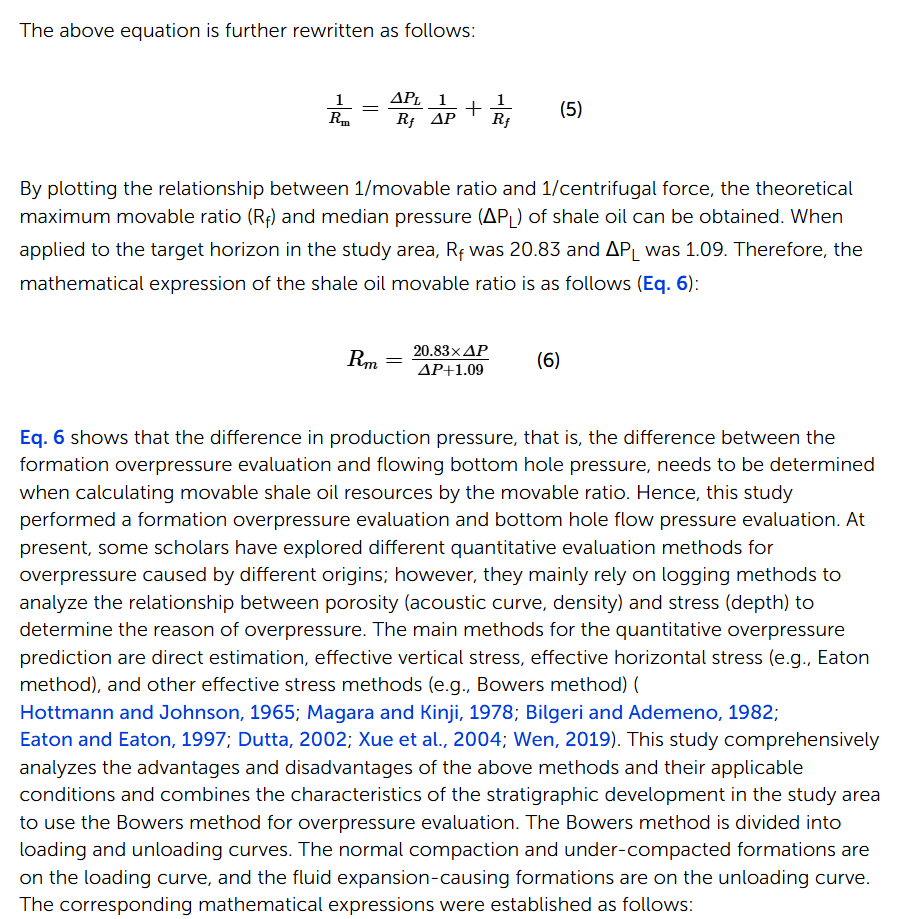
#> input picture docs/12983e2a-d0e0-43a3-ab99-10a19dffc76f.png, 920 x 919 px, found by its file name
$ python _fig3_ascii.py
#> lines starting #> are read from the running program, lines starting #| are printed output that depends on the picture
# ============================================================
# UFPF → MUFPF 更名通知
# ============================================================
# 本文件属于 Universal Fixed Point Framework (UFPF)。
# 该框架已计划更名为 Meta-Universal Fixed-Point Functorial Framework (MUFPF)。
# 更名计划详见：roadmap/mu_renaming_plan.md
#
# 原因：UFPF 缩写与 IEEE 生物图像识别框架冲突，影响学术检索。
# 新名称 MUFPF 具有全球唯一性，且更好地体现框架的元数学特性。
#
# 本文件中 UFPF 相关引用数量：0
# 更名将在计划确认后统一执行，当前代码不做修改。
# ============================================================

#!/usr/bin/env python3
# -*- coding: utf-8 -*-
"""第三张截图整体 ASCII 布局。"""
import numpy as np
from PIL import Image

im = Image.open(r"e:\workspace\hyper-resolution\docs\12983e2a-d0e0-43a3-ab99-10a19dffc76f.png").convert("RGB")
#> im is the input picture: PIL image 920x919 RGB; mean R, G, B 238.1, 238.4, 239.6
a = np.asarray(im).astype(int)
R, G, B = a[:, :, 0], a[:, :, 1], a[:, :, 2]
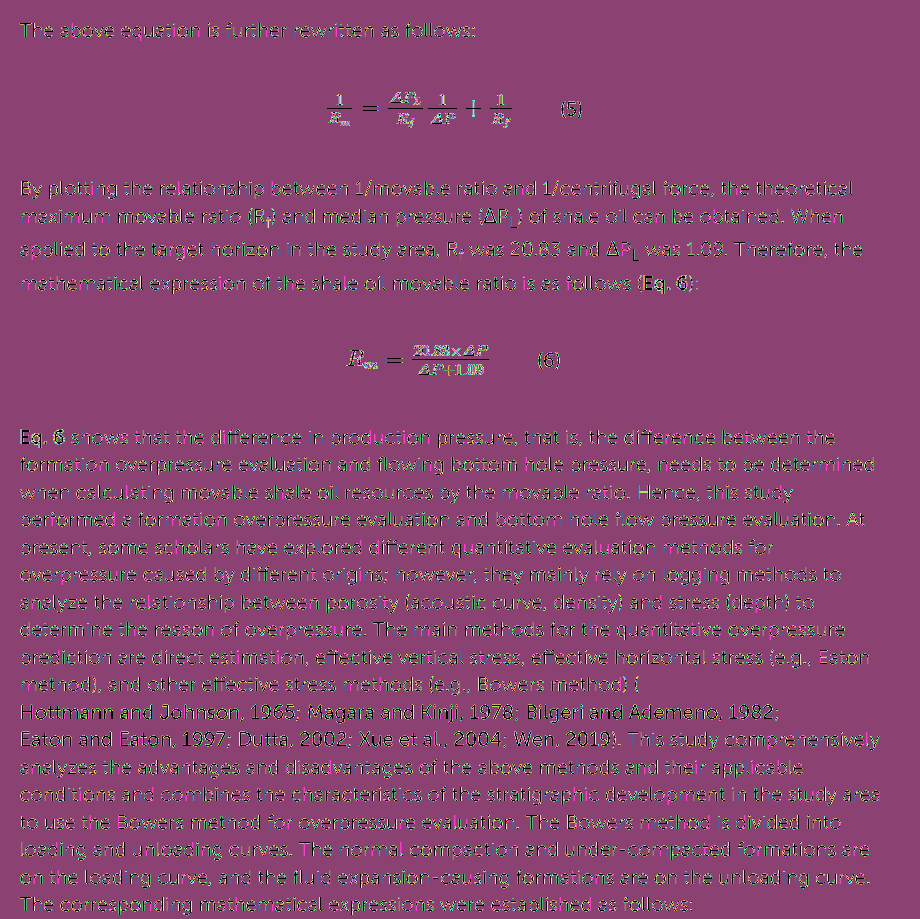
#> R: shape (919, 920) int64; 236 distinct labels, from 0 to 255; one colour per label, 0 black
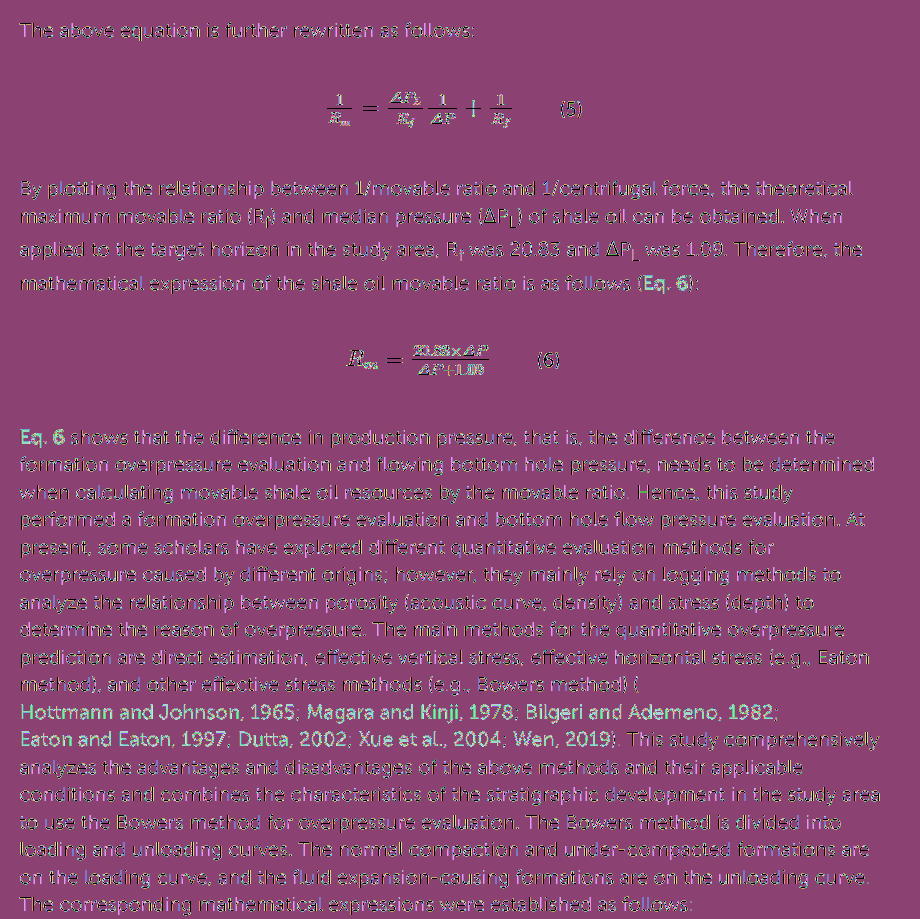
#> G: shape (919, 920) int64; 242 distinct labels, from 0 to 255; one colour per label, 0 black
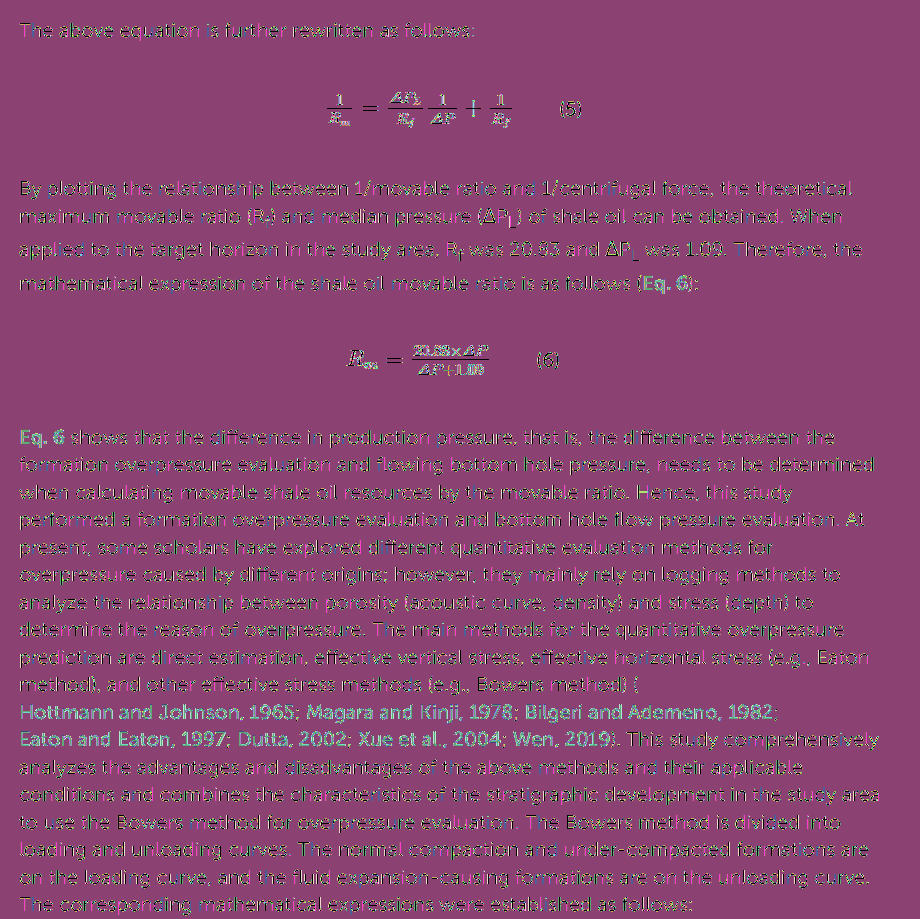
#> B: shape (919, 920) int64; 225 distinct labels, from 0 to 255; one colour per label, 0 black
# 蓝黑文本（B 高 R 低）
txt = (B > 120) & (R < 120)
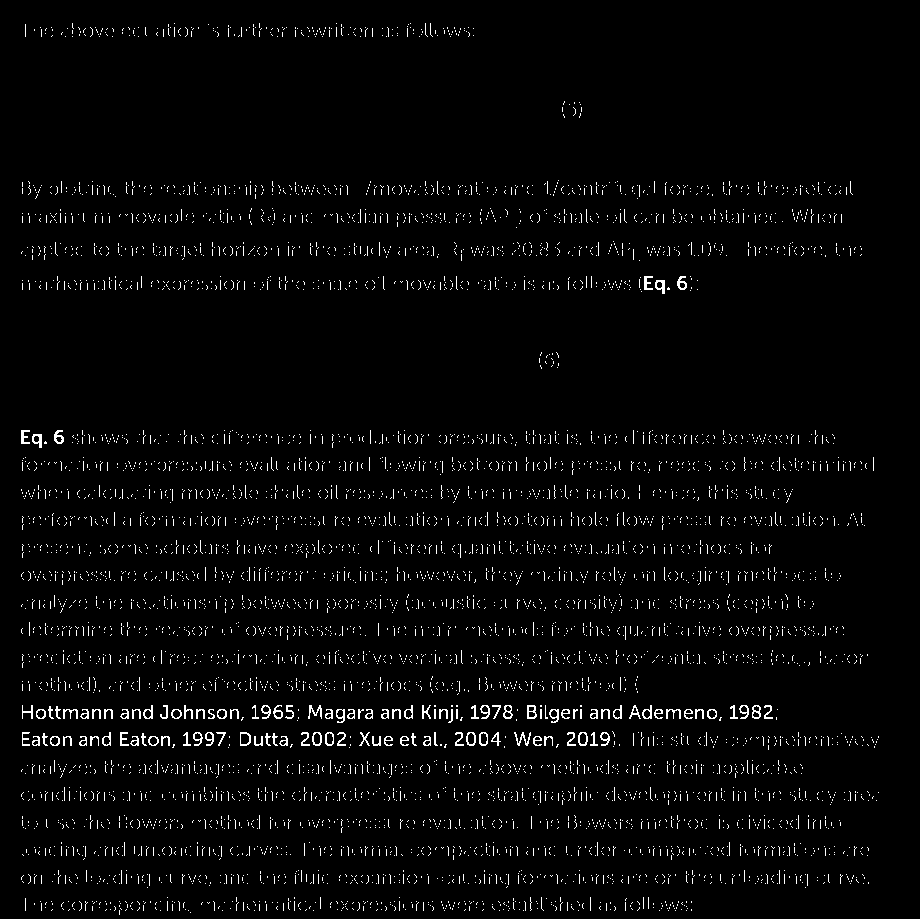
#> txt: shape (919, 920) bool; 2.8% white in thin lines or dots
# 非白像素（任意文本/图形）
nonwhite = ~((R > 235) & (G > 235) & (B > 235))
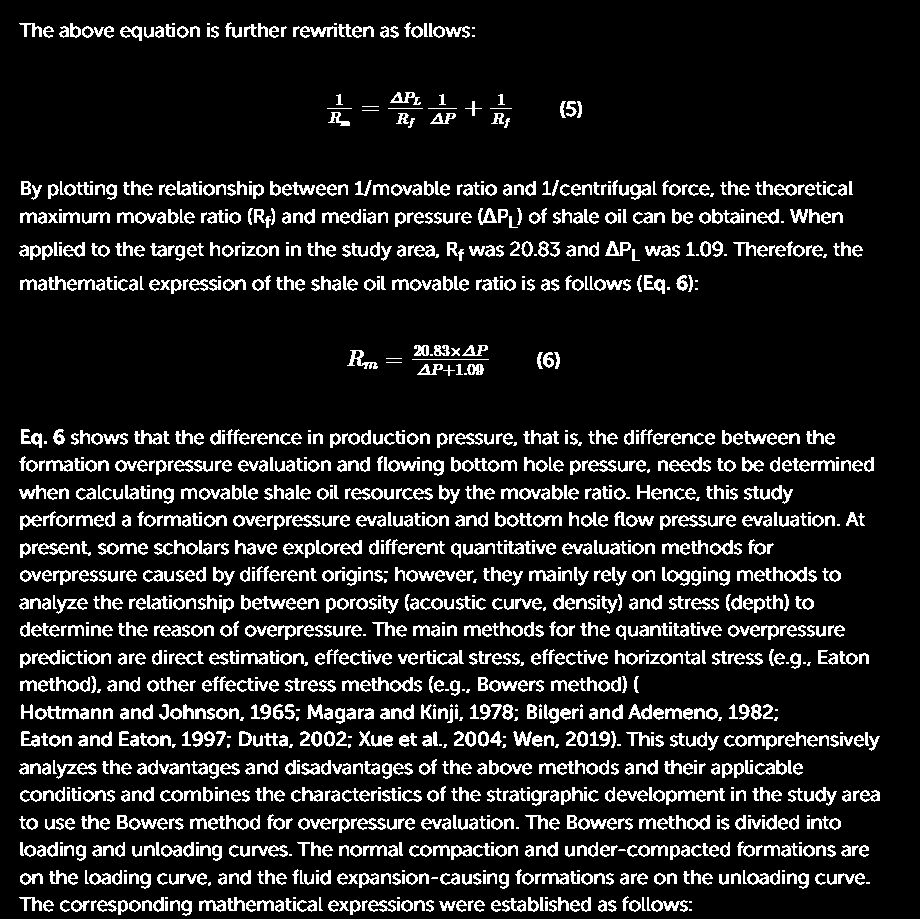
#> nonwhite: shape (919, 920) bool; 12.7% white in thin lines or dots

th = 4
H, W = nonwhite.shape
#> H = 919; W = 920
for yy in range(0, H, th):
    line = []
    for xx in range(0, W, th):
        blk = nonwhite[yy:yy + th, xx:xx + th].mean()
        t = txt[yy:yy + th, xx:xx + th].mean()
        ch = "B" if t > 0.3 else "#" if blk > 0.3 else "+" if blk > 0.1 else " "
        line.append(ch)
    s = "".join(line).rstrip()
    if s.strip():
        print(f"{yy:4d} {s}")
